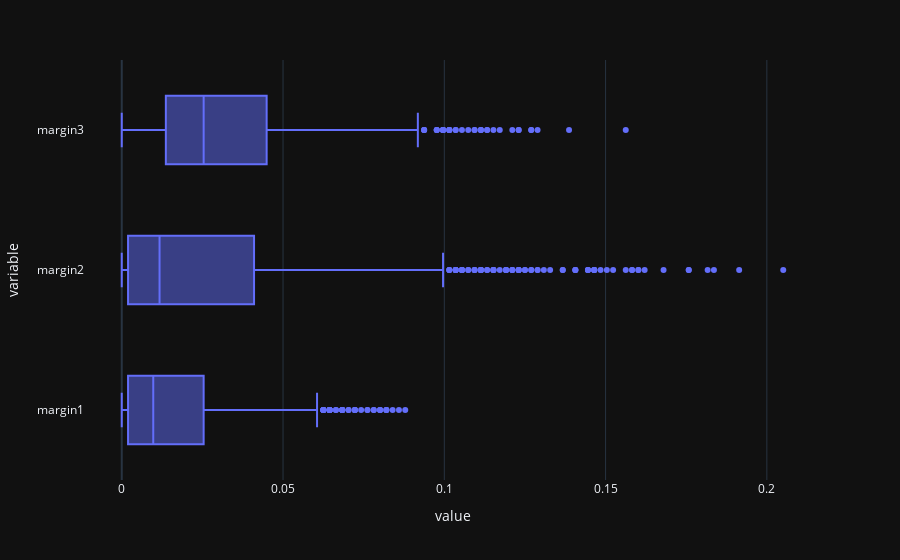

This figure's notebook cell:
### Markdown cell above
We observe that certain values are indeed significantly distant from the cluster of observed values for the different features

### Code cell
#Plots the boxplot of the dataset based on the specified column
fig = pe.box(data_trainset, ['margin1', 'margin2', 'margin3'])
fig.show()

### Figure 1 — Plotly figure (JSON) as saved in the notebook; plotly's stock layout.template omitted (floating-point values rounded to 4 significant figures; data arrays with more than 128 entries replaced by an {"elided": "..."} marker saying what was removed)
{"data": [{"alignmentgroup": "True", "hovertemplate": "value=%{x}<br>variable=%{y}<extra></extra>", "legendgroup": "", "marker": {"color": "#636efa"}, "name": "", "notched": false, "offsetgroup": "", "orientation": "h", "showlegend": false, "x": {"elided": "2970 float values"}, "x0": " ", "xaxis": "x", "y": {"elided": "2970 str values"}, "y0": " ", "yaxis": "y", "type": "box"}], "layout": {"xaxis": {"anchor": "y", "domain": [0.0, 1.0], "title": {"text": "value"}}, "yaxis": {"anchor": "x", "domain": [0.0, 1.0], "title": {"text": "variable"}}, "legend": {"tracegroupgap": 0}, "margin": {"t": 60}, "boxmode": "group"}}
